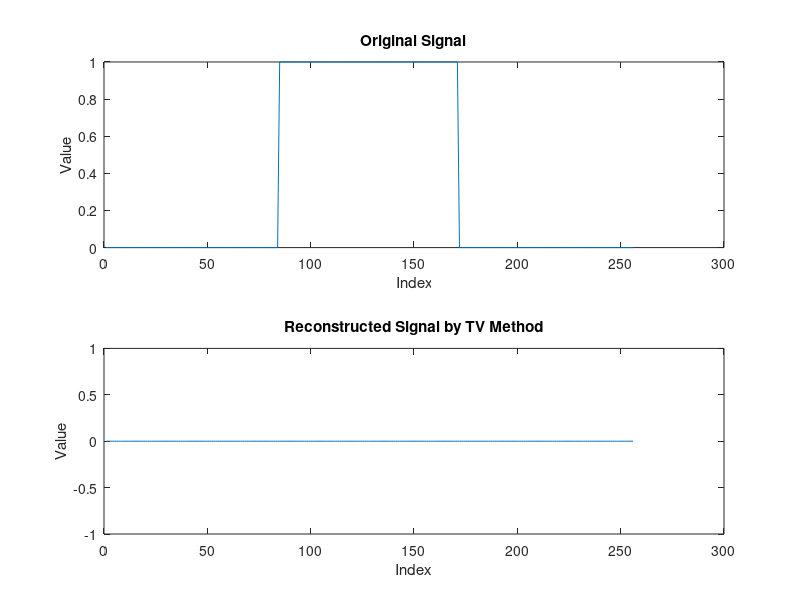

Recreate this plot in MATLAB.
p = [1;1;1];
p = conv(p,p);
p = conv(p,p);
p = p/sum(p);

n = 256;

A = convmtx(p,n);
nu = (length(p)-1)/2;
A = A((nu+1):(end-nu),:);

f = zeros(n,1);
f(round(n/3):round(2/3*n))=1;

m0 = A*f;
m1 = m0 + 0.001/norm(f)*randn(size(m0));

alphas = [0.001; 0.01; 0.1; 0.5; 0.8; 1; 1.5];

L = eye(n);

H = zeros(3*n);
H(1:n,1:n) = 2*(A.'*A);

h = alphas(5)*ones(3*n,1);
h(1:n) = -2*A.'*m1;


Aeq         = [L,-eye(n),eye(n)];
beq         = zeros(n,1);
lb          = [repmat(-Inf,n,1);zeros(2*n,1)];
ub          = repmat(Inf,3*n,1);
AA          = -eye(3*n);
AA(1:n,1:n) = zeros(n,n);
iniguess    = zeros(3*n,1);
b           = [repmat(10,n,1);zeros(2*n,1)];
MAXITER = 200; % Maximum numbers of iterations, Matlab's default value is 200
QPopt   = optimset('quadprog');
%QPopt   = optimset(QPopt,'MaxIter', MAXITER,'Algorithm',...
%    'interior-point-convex','Display','off');
QPopt   = optimset(QPopt,'MaxIter', MAXITER,'display','off');
[uvv,val,ef,output] = quadprog(H,h,AA,b,Aeq,beq,lb,ub,iniguess,QPopt);
recn = uvv(1:n);


% create a subplot for the original signal
subplot(2, 1, 1);
plot(f);
title('Original Signal');
xlabel('Index');
ylabel('Value');

% create a subplot for the reconstructed signal
subplot(2, 1, 2);
plot(recn);
title('Reconstructed Signal by TV Method');
xlabel('Index');
ylabel('Value');
